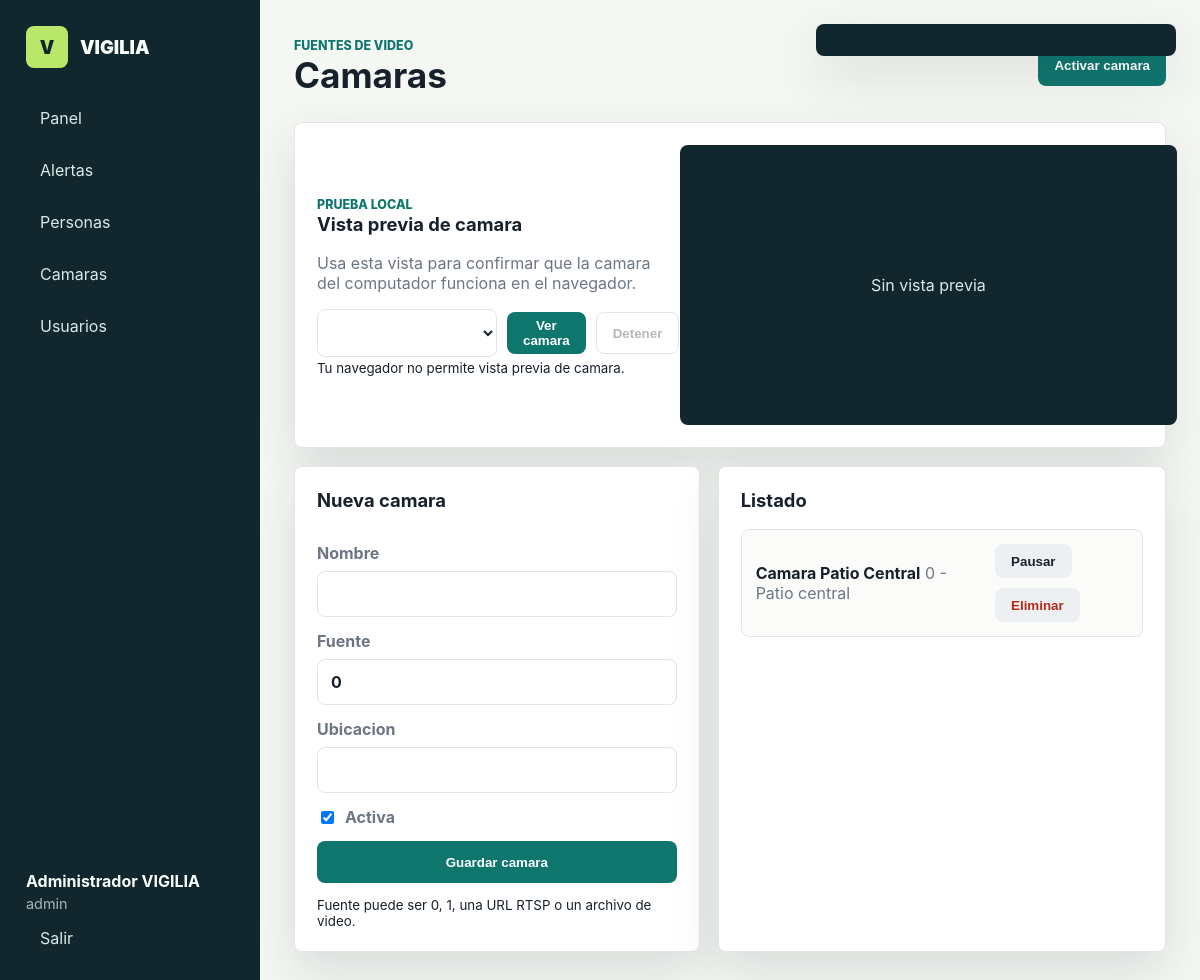
/index.php?route=cameras (signed in), run on the app's committed database.
### tables this page shows
CREATE TABLE IF NOT EXISTS cameras (
    id INT AUTO_INCREMENT PRIMARY KEY,
    name VARCHAR(120) NOT NULL,
    source VARCHAR(255) NOT NULL,
    location VARCHAR(160) NULL,
    active TINYINT(1) NOT NULL DEFAULT 1,
    last_heartbeat DATETIME NULL,
    created_at DATETIME NOT NULL DEFAULT CURRENT_TIMESTAMP,
    UNIQUE KEY uq_cameras_name (name)
);

### vigilia/bootstrap.php (called while the page is built, shortened)
<?php
function e(?string $value): string
{
    return htmlspecialchars((string) $value, ENT_QUOTES, 'UTF-8');
}

### vigilia/views/cameras.php (the view, shortened to what this page needs)
<?php $cameras = $pdo->query('SELECT * FROM cameras ORDER BY name')->fetchAll(); ?>
<header class="topbar">
    <div>
        <span class="eyebrow">Fuentes de video</span>
        <h1>Camaras</h1>
    </div>
    <form method="post" action="index.php?route=watcher">
        <button class="primary">Activar camara</button>
    </form>
</header>
<section class="panel camera-preview spaced" data-camera-preview>
    <div class="preview-copy">
        <span class="eyebrow">Prueba local</span>
        <h2>Vista previa de camara</h2>
        <p class="muted">Usa esta vista para confirmar que la camara del computador funciona en el navegador.</p>
        <div class="preview-controls">
            <select data-camera-select aria-label="Seleccionar camara"></select>
            <button class="primary" type="button" data-camera-start>Ver camara</button>
            <button class="ghost" type="button" data-camera-stop disabled>Detener</button>
        </div>
        <small data-camera-message>Permite el acceso cuando el navegador lo solicite.</small>
    </div>
    <div class="video-frame">
        <video data-camera-video autoplay playsinline muted></video>
        <span data-camera-empty>Sin vista previa</span>
    </div>
</section>
<section class="grid two">
    <form method="post" action="index.php?route=cameras" class="panel form">
        <h2>Nueva camara</h2>
        <label>Nombre <input name="name" required></label>
        <label>Fuente <input name="source" value="0" required></label>
        <label>Ubicacion <input name="location"></label>
        <label class="check"><input name="active" type="checkbox" checked> Activa</label>
        <button class="primary">Guardar camara</button>
        <small>Fuente puede ser 0, 1, una URL RTSP o un archivo de video.</small>
    </form>
    <div class="panel">
        <h2>Listado</h2>
        <div class="stack">
            <?php foreach ($cameras as $camera): ?>
                <div class="item-row">
                    <div>
                        <strong><?= e($camera['name']) ?></strong>
                        <span><?= e($camera['source']) ?> - <?= e($camera['location']) ?></span>
                    </div>
                    <div class="row-actions">
                        <form method="post" action="index.php?route=cameras">
                            <button class="small"><?= $camera['active'] ? 'Pausar' : 'Activar' ?></button>
                        </form>
                        <form method="post" action="index.php?route=cameras">
                            <button class="small danger">Eliminar</button>
                        </form>
                    </div>
                </div>
            <?php endforeach; ?>
        </div>
    </div>
</section>

### vigilia/assets/styles.css (style rules this page uses)
:root { --ink: #17212b; --muted: #6c7684; --line: #dfe6ea; --page: #f5f7f3; --panel: #ffffff; --teal: #0f766e; --lime: #b9e769; --coral: #f9735b; --violet: #6d5dfc; --shadow: 0 20px 50px rgba(23, 33, 43, 0.12); }
* { box-sizing: border-box; }
body { margin: 0; min-height: 100vh; background: var(--page); color: var(--ink); font-family: Inter, ui-sans-serif, system-ui, -apple-system, BlinkMacSystemFont, "Segoe UI", sans-serif; }
.topbar { display: flex; align-items: center; justify-content: space-between; gap: 16px; margin-bottom: 26px; }
.actions, .row-actions { display: flex; align-items: center; gap: 10px; flex-wrap: wrap; }
h1, h2 { margin: 0; letter-spacing: 0; }
h1 { font-size: 2.2rem; }
h2 { font-size: 1.15rem; margin-bottom: 18px; }
.eyebrow { color: var(--teal); font-weight: 800; letter-spacing: 0; text-transform: uppercase; font-size: 0.78rem; }
.metrics article, .panel { background: var(--panel); border: 1px solid var(--line); border-radius: 8px; box-shadow: var(--shadow); }
.panel { padding: 22px; }
.grid { display: grid; gap: 18px; }
.grid.two { grid-template-columns: minmax(0, 0.95fr) minmax(0, 1.05fr); }
.stack, .timeline, .camera-list { display: grid; gap: 12px; }
.camera-preview { display: grid; grid-template-columns: minmax(260px, 0.85fr) minmax(320px, 1.15fr); gap: 20px; align-items: center; margin-bottom: 18px; }
.preview-copy p { margin: 8px 0 16px; }
.preview-controls { display: grid; grid-template-columns: minmax(180px, 1fr) auto auto; gap: 10px; align-items: center; }
.video-frame { position: relative; overflow: hidden; min-height: 280px; aspect-ratio: 16 / 9; border-radius: 8px; background: #11262d; display: grid; place-items: center; color: #d9ebe8; }
.video-frame video { width: 100%; height: 100%; object-fit: cover; }
.video-frame span { position: absolute; inset: 0; display: grid; place-items: center; pointer-events: none; }
.event, .item-row, .camera-row { min-height: 72px; display: flex; align-items: center; justify-content: space-between; gap: 14px; padding: 14px; border: 1px solid var(--line); border-radius: 8px; background: #fbfcf9; }
.event small, .item-row span, .camera-row span, .muted { color: var(--muted); }
.form { display: grid; gap: 14px; }
label { display: grid; gap: 8px; color: var(--muted); font-weight: 700; }
input, textarea, select { width: 100%; border: 1px solid var(--line); border-radius: 8px; padding: 12px 13px; font: inherit; color: var(--ink); background: white; }
.check { display: flex; align-items: center; gap: 8px; }
.check input { width: auto; }
button, .primary, .ghost { border: 0; border-radius: 8px; min-height: 42px; padding: 0 16px; font-weight: 850; cursor: pointer; }
.primary { background: var(--teal); color: white; }
.ghost { display: inline-grid; place-items: center; border: 1px solid var(--line); background: white; }
.small { min-height: 34px; background: #edf0f2; color: var(--ink); }
.danger { color: #b52918; }
.spaced { margin-bottom: 18px; }

### data on the page
cameras: name "Camara Patio Central", source "0", location "Patio central", active "Pausar"

### other printed values
$user['name'] "Administrador VIGILIA"
$user['role'] "admin"
